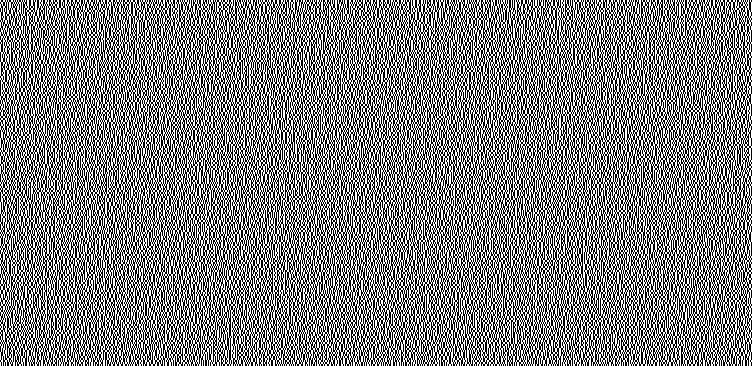
#> input picture secret_ArnoldcatDec.png, 752 x 366 px
$ python -i combine2.py   (imports and definitions only)
#> lines starting #> are read from the running program, lines starting #| are printed output that depends on the picture
from __future__ import division, print_function, unicode_literals

import os
import sys
import random
from PIL import Image
import argparse
import logging
import wget
import numpy as np
from matplotlib.pyplot import imshow
import matplotlib.pyplot as plt
import cv2
from math import log
from tqdm import tqdm


def load_image(name):
    return Image.open(name)

def prepare_message_image(image, size):
    if size != image.size:
        image = image.resize(size)
    return image.convert("1")

def generate_secret(size):
    width, height = size
    new_secret_image = Image.new(mode = "1", size = (width * 2, height * 2))
    old_width, old_height = (-1, -1)
    for x in range(0, 2 * width, 2):
        for y in range(0, 2 * height, 2):
            if x < old_width and y < old_height:
                color = secret_image.getpixel((x, y))
            else:
                color = random.getrandbits(1)
            new_secret_image.putpixel((x,  y),   1-color)
            new_secret_image.putpixel((x+1,y),   color)
            new_secret_image.putpixel((x,  y+1), 1-color)
            new_secret_image.putpixel((x+1,y+1), color)


    return new_secret_image

def generate_ciphered_image(secret_image, prepared_image):
    width, height = prepared_image.size
    ciphered_image = Image.new(mode = "1", size = (width * 2, height * 2))
    for x in range(0, width*2, 2):
        for y in range(0, height*2, 2):
            secret = secret_image.getpixel((x,y))
            message = prepared_image.getpixel((x/2,y/2))
            if (message > 0 and secret > 0) or (message == 0 and secret == 0):
                color = 0
            else:
                color = 1
            ciphered_image.putpixel((x,  y),   color)
            ciphered_image.putpixel((x+1,y),   1-color)
            ciphered_image.putpixel((x,  y+1), color)
            ciphered_image.putpixel((x+1,y+1), 1-color)

    return ciphered_image

def ArnoldCatTransform(img, num):
    h,w,_=img.shape
    n=max(h,w)
    img_arnold = np.zeros([n,n,3])
    padding = ((0,n-h),(0,n-w),(0,0))
    img=np.pad(img,padding,'constant',constant_values=4)
    for x in range(0,n):
        for y in range(0, n):
            img_arnold[x][y] = img[(2*x+y)%n][(y+x)%n]
    return img_arnold

def ArnoldCatEncryption(imageName, key):
    img = cv2.imread(imageName)
    for i in range (0,key):
        img = ArnoldCatTransform(img, i)
    cv2.imwrite(imageName.split('.')[0] + "_ArnoldcatEnc.png", img)
    return img


def encrypt(filename):
#> called with filename = 'secret_ArnoldcatDec.png'
    message_image = Image.open(filename)
#> message_image is the input picture: PIL image 752x366 RGB; 50% white in thin lines or dots
    size = message_image.size
#> size = (752, 366)
    secret_image = generate_secret(size)
#> in generate_secret, `new_secret_image = Image.new(mode = "1", size = (width * 2, height * 2))`: new_secret_image: PIL image 1504x732 1; every value is 0
#> after the loop in generate_secret, `for x in range(0, 2 * width, 2):`:
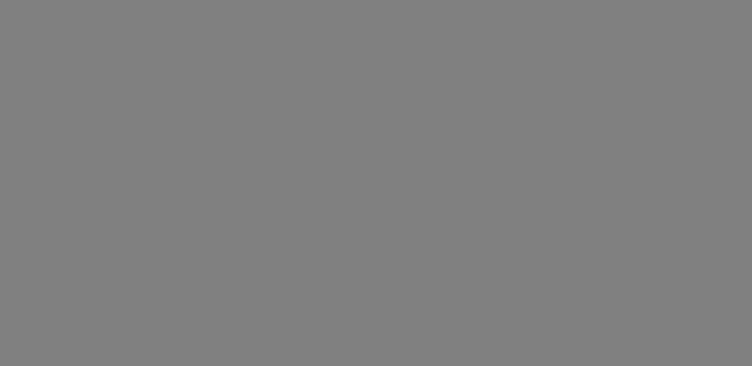
#> new_secret_image: PIL image 1504x732 1 (shown at 1/2 size); 50% white in thin lines or dots
    prepared_image = prepare_message_image(message_image,size)
#> in prepare_message_image, `return image.convert("1")`: returned value: PIL image 752x366 1; 50% white in thin lines or dots
    ciphered_image = generate_ciphered_image(secret_image, prepared_image)
#> after the loop in generate_ciphered_image, `for x in range(0, width*2, 2):`: ciphered_image: PIL image 1504x732 1; 50% white in thin lines or dots
    ciphered_image.save("ciphered.png")
    secret_image.save("secret.png")
    prepared_image.save("prepared_message.png")
    ArnoldCatEncryption("secret.png", 5)
#> in ArnoldCatEncryption, `img = cv2.imread(imageName)`: img: shape (732, 1504, 3); 50% white in thin lines or dots
#> the loop in ArnoldCatEncryption, `for i in range (0,key):` made 5 passes
#> pass 1, in ArnoldCatTransform, `img=np.pad(img,padding,'constant',constant_values=4)`:
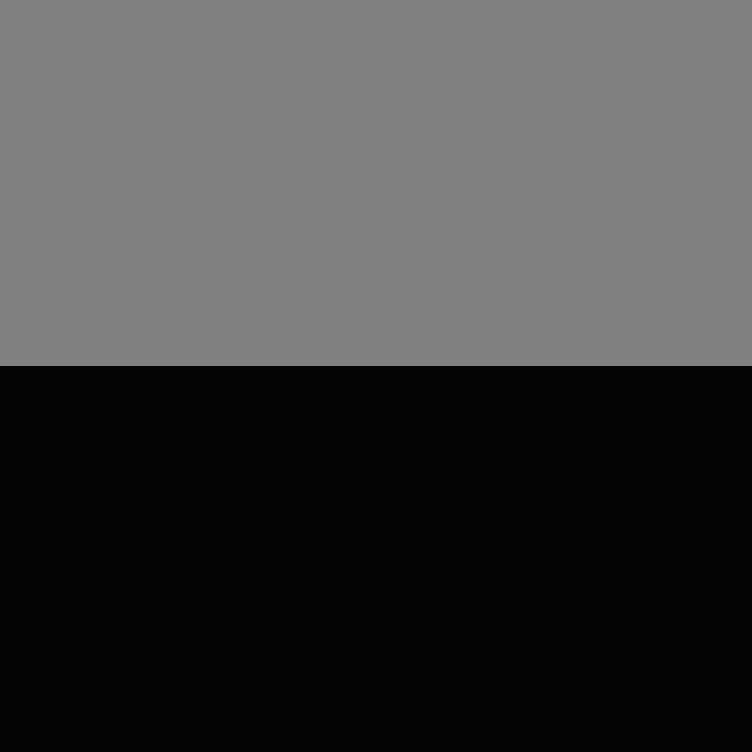
#> img: shape (1504, 1504, 3) (shown at 1/2 size); min 0, max 255, mean 64.1
#> after the loop in ArnoldCatEncryption, `for i in range (0,key):`:
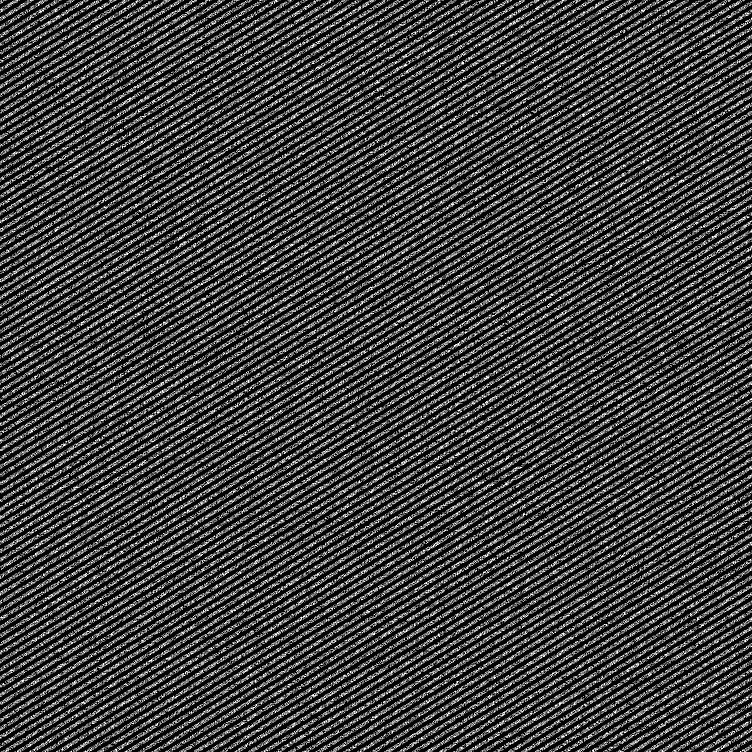
#> img: shape (1504, 1504, 3) float64 (shown at 1/2 size); min 0, max 255, mean 64.1
    ArnoldCatEncryption("ciphered.png", 7)
#> call 2 of ArnoldCatEncryption, with imageName = 'ciphered.png', key = 7
#> in ArnoldCatEncryption (call 2), `img = cv2.imread(imageName)`: img: shape (732, 1504, 3); 50% white in thin lines or dots
#> the loop in ArnoldCatEncryption (call 2), `for i in range (0,key):` made 7 passes
#> pass 1, in ArnoldCatEncryption (call 2), `img = ArnoldCatTransform(img, i)`:
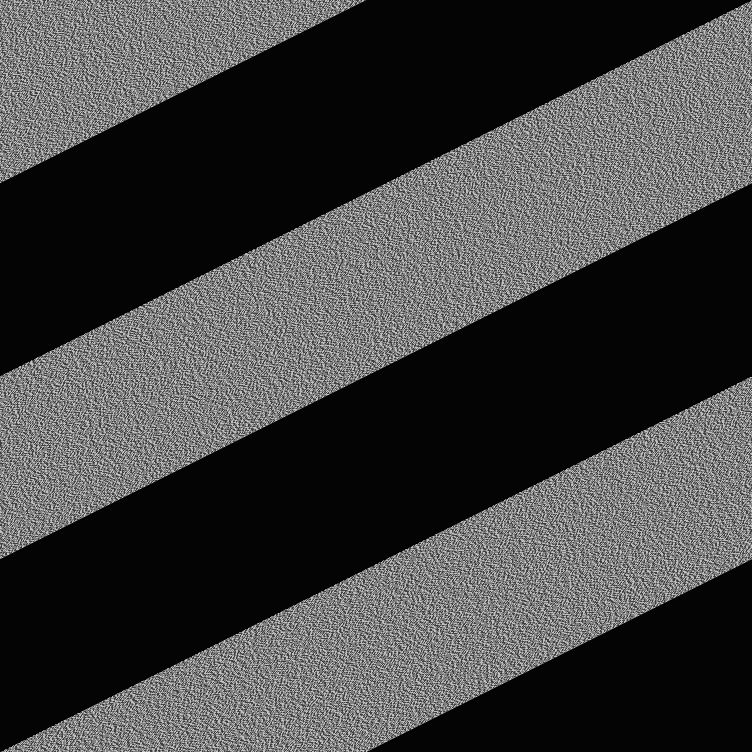
#> img: shape (1504, 1504, 3) float64 (shown at 1/2 size); min 0, max 255, mean 64.1
#> pass 2, in ArnoldCatEncryption (call 2), `img = ArnoldCatTransform(img, i)`:
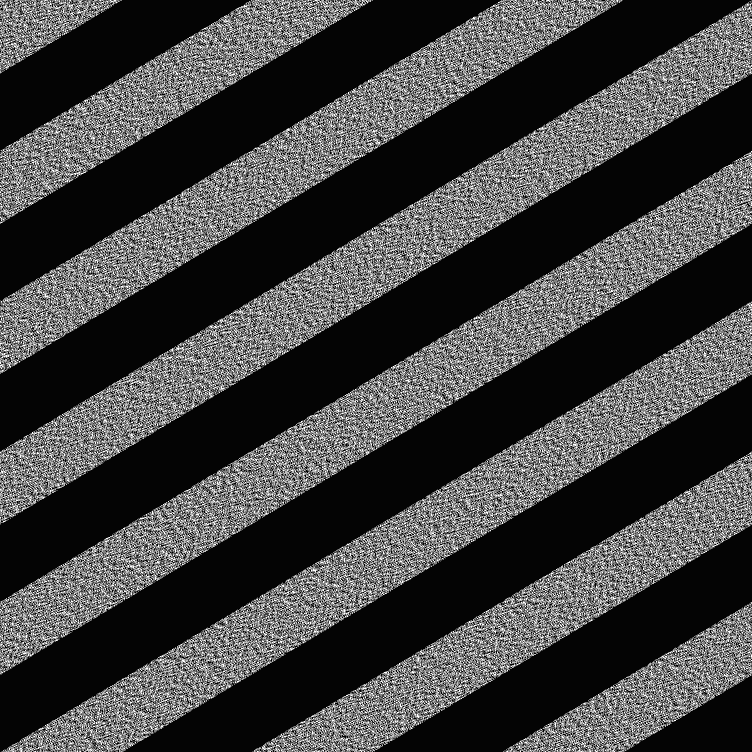
#> img: shape (1504, 1504, 3) float64 (shown at 1/2 size); min 0, max 255, mean 64.1
#> pass 3, in ArnoldCatEncryption (call 2), `img = ArnoldCatTransform(img, i)`:
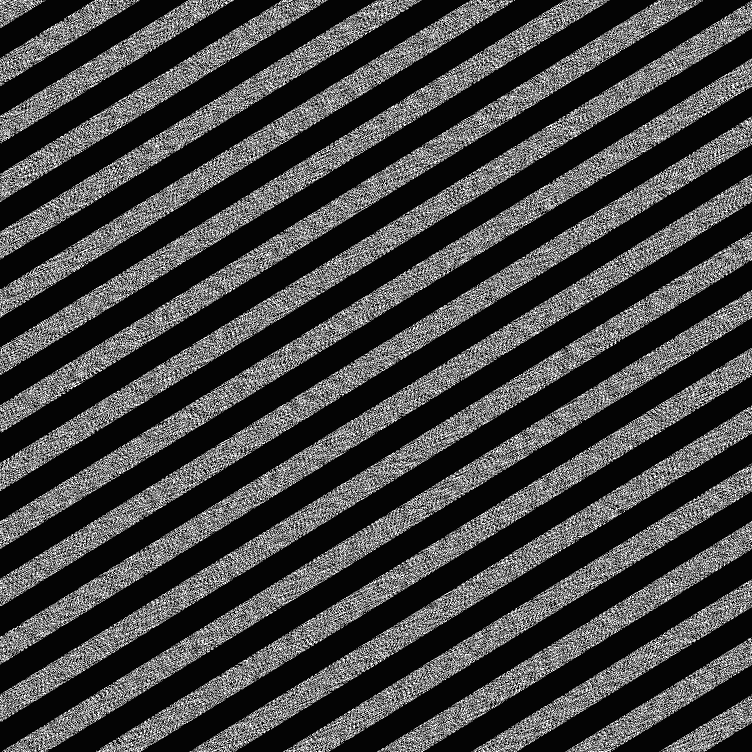
#> img: shape (1504, 1504, 3) float64 (shown at 1/2 size); min 0, max 255, mean 64.1
#> after the loop in ArnoldCatEncryption (call 2), `for i in range (0,key):`:
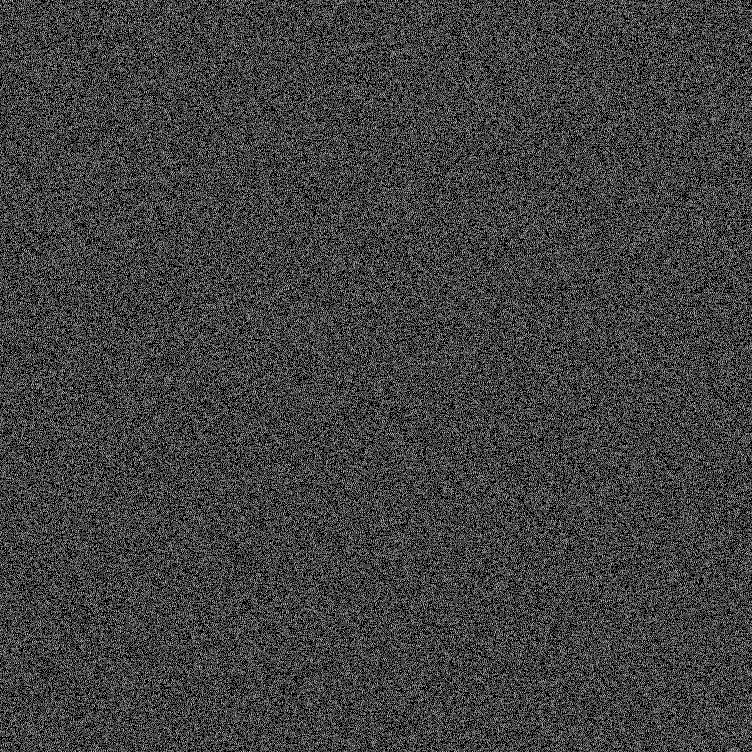
#> img: shape (1504, 1504, 3) float64 (shown at 1/2 size); min 0, max 255, mean 64.1

>>> result = encrypt('secret_ArnoldcatDec.png')
